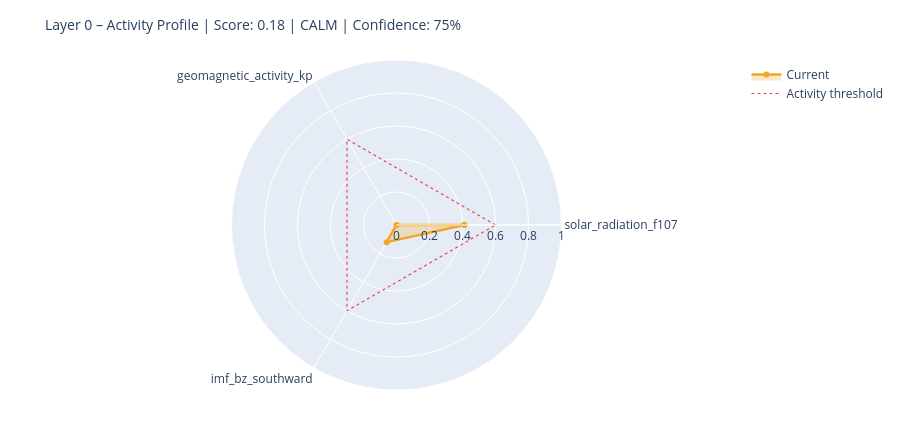

The notebook cell saved with this chart:
### Markdown cell above
---
## 6. State Assessment & Handoff to Layer 1

### Code cell
# ============================================================
# STEP 1 – Collect raw values with source modes
# Mode: 'primary' | 'fallback_3h' | 'last_valid' | 'missing'
# ============================================================

def safe_last(df, col):
    if df is None or col not in df.columns: return None
    s = df[col].dropna()
    return float(s.iloc[-1]) if not s.empty else None

f107_now = safe_last(df_f107, 'f10.7')
bz_now   = safe_last(df_mag,  'bz_gsm')
kp_now   = safe_last(df_kp,   'kp')
sw_now   = safe_last(df_sw,   'speed')

source_modes = {
    'F10.7':    'primary'  if f107_now is not None else 'missing',
    'Kp':       'primary'  if kp_now   is not None else 'missing',
    'IMF_Bz':   'primary'  if bz_now   is not None else 'missing',
    'SW_speed': 'primary'  if sw_now   is not None else 'missing',
}

# Kp Fallback – 3h endpoint
if kp_now is None:
    try:
        r = requests.get(
            'https://services.swpc.noaa.gov/json/noaa-planetary-k-index.json',
            timeout=10)
        r.raise_for_status()
        fb = pd.DataFrame(r.json())
        tc = next((c for c in fb.columns if 'time' in c.lower()), fb.columns[0])
        kc = next((c for c in fb.columns if 'kp' in c.lower() and c != tc), None)
        if kc:
            fb[kc] = fb[kc].astype(str).str.extract(r'([0-9]+(?:\.[0-9]*)?)')[0]
            fb[kc] = pd.to_numeric(fb[kc], errors='coerce')
            fb = fb[fb[kc] >= 0].dropna(subset=[kc])
            if not fb.empty:
                kp_now = float(fb[kc].iloc[-1])
                source_modes['Kp'] = 'fallback_3h'
                print(f'  Kp fallback (3h): {kp_now:.1f}')
    except Exception as e:
        print(f'  Kp fallback failed: {e}')

# Solar Wind Fallback – last valid value
if sw_now is None and df_sw is not None and 'speed' in df_sw.columns:
    s = df_sw['speed'].dropna()
    if not s.empty:
        sw_now = float(s.iloc[-1])
        source_modes['SW_speed'] = 'last_valid'
        print(f'  SW fallback (last_valid): {sw_now:.0f} km/s')

print()
print('Source modes:', source_modes)

# ============================================================
# STEP 2 – Score from available components only
# ============================================================

def norm(v, lo, hi):
    if v is None: return None
    return max(0.0, min(1.0, (v - lo) / (hi - lo)))

COMPONENTS = {
    'solar_radiation_f107':    (f107_now, norm(f107_now, 60, 250)),
    'geomagnetic_activity_kp': (kp_now,   norm(kp_now,   0,   9)),
    'imf_bz_southward':        (bz_now,   norm(-(bz_now or 0) if bz_now else None, -5, 30)
                                           if bz_now is not None else None),
    'solar_wind_speed':        (sw_now,   norm(sw_now, 300, 800)),
}

available   = {k: v[1] for k, v in COMPONENTS.items() if v[1] is not None}
unavailable = [k for k, v in COMPONENTS.items() if v[1] is None]

layer0_score = round(sum(available.values()) / len(available), 4) if available else None
confidence   = round(len(available) / len(COMPONENTS), 2)

level = ('unknown'  if layer0_score is None
         else 'calm'     if layer0_score < 0.3
         else 'moderate' if layer0_score < 0.6
         else 'active')

# ============================================================
# STEP 3 – Dominant Driver
# ============================================================

def dominant_driver(kp, f107, bz, sw):
    candidates = []
    if kp   is not None and kp   >= 4:   candidates.append(('geomagnetic',    kp / 9))
    if sw   is not None and sw   >= 500:  candidates.append(('solar_wind',     sw / 800))
    if bz   is not None and bz   <= -5:   candidates.append(('imf_southward',  abs(bz) / 30))
    if f107 is not None and f107 >= 150:  candidates.append(('solar_radiation',f107 / 250))
    return max(candidates, key=lambda x: x[1])[0] if candidates else 'none'

driver = dominant_driver(kp_now, f107_now, bz_now, sw_now)

# ============================================================
# STEP 4 – Downstream expectations
# ============================================================

def downstream_expectation(driver, score, kp, bz, f107):
    exp = {
        'magnetosphere':        'calm',
        'ionosphere':           'calm',
        'schumann_resonance':   'unchanged',
        'lithosphere_currents': 'low',
    }
    if driver == 'geomagnetic' or (kp and kp >= 5):
        exp['magnetosphere']        = 'compressed / storm'
        exp['ionosphere']           = 'elevated disturbance (TEC variability)'
        exp['schumann_resonance']   = 'elevated amplitude possible'
        exp['lithosphere_currents'] = 'elevated induction currents'
    elif driver == 'imf_southward' or (bz and bz <= -5):
        exp['magnetosphere']        = 'energy coupling active'
        exp['ionosphere']           = 'elevated electron density possible'
        exp['schumann_resonance']   = 'slight modulation possible'
    elif driver == 'solar_radiation' or (f107 and f107 >= 150):
        exp['ionosphere']           = 'elevated ionization (F-layer)'
        exp['schumann_resonance']   = 'slightly elevated background activity'
    return exp

downstream = downstream_expectation(driver, layer0_score, kp_now, bz_now, f107_now)

# ============================================================
# CONSOLE OUTPUT
# ============================================================

W = 58
print('=' * W)
print('LAYER 0 – STATE ASSESSMENT')
print('=' * W)
for name, (raw_v, score_v) in COMPONENTS.items():
    if score_v is not None:
        bar = '█' * int(score_v * 20) + '░' * (20 - int(score_v * 20))
        print(f'  {name:<35}  {bar}  {score_v:.2f}')
    else:
        print(f'  {name:<35}  {"─" * 20}  n/a')
print('-' * W)
print(f'  Score ({len(available)}/{len(COMPONENTS)} components):  {layer0_score:.3f}')
print(f'  Confidence:         {confidence:.0%}')
print(f'  Level:              {level.upper()}')
print(f'  Dominant Driver:    {driver}')

# Radar chart
cats = list(available.keys())
vals = list(available.values())
if len(cats) >= 3:
    fig = go.Figure()
    fig.add_trace(go.Scatterpolar(
        r=vals + [vals[0]], theta=cats + [cats[0]],
        fill='toself', fillcolor='rgba(242,166,35,0.25)',
        line=dict(color='#F2A623', width=2.5), name='Current'
    ))
    fig.add_trace(go.Scatterpolar(
        r=[0.6] * (len(cats) + 1), theta=cats + [cats[0]],
        line=dict(color='#E24B4A', dash='dot', width=1.2),
        mode='lines', name='Activity threshold'
    ))
    fig.update_layout(
        title=dict(text=f'Layer 0 – Activity Profile | Score: {layer0_score:.2f} | {level.upper()} | Confidence: {confidence:.0%}',
                   font=dict(size=14)),
        polar=dict(radialaxis=dict(visible=True, range=[0, 1])),
        height=430, showlegend=True,
        margin=dict(l=60, r=60, t=60, b=40)
    )
    fig.show()

### Figure 1 — Plotly figure (JSON) as saved in the notebook; plotly's stock layout.template omitted (floating-point values rounded to 4 significant figures)
{"data": [{"fill": "toself", "fillcolor": "rgba(242,166,35,0.25)", "line": {"color": "#F2A623", "width": 2.5}, "name": "Current", "r": [0.4116, 0.0, 0.12, 0.4116], "theta": ["solar_radiation_f107", "geomagnetic_activity_kp", "imf_bz_southward", "solar_radiation_f107"], "type": "scatterpolar"}, {"line": {"color": "#E24B4A", "dash": "dot", "width": 1.2}, "mode": "lines", "name": "Activity threshold", "r": [0.6, 0.6, 0.6, 0.6], "theta": ["solar_radiation_f107", "geomagnetic_activity_kp", "imf_bz_southward", "solar_radiation_f107"], "type": "scatterpolar"}], "layout": {"height": 430, "margin": {"b": 40, "l": 60, "r": 60, "t": 60}, "polar": {"radialaxis": {"range": [0, 1], "visible": true}}, "showlegend": true, "title": {"font": {"size": 14}, "text": "Layer 0 – Activity Profile | Score: 0.18 | CALM | Confidence: 75%"}}}
